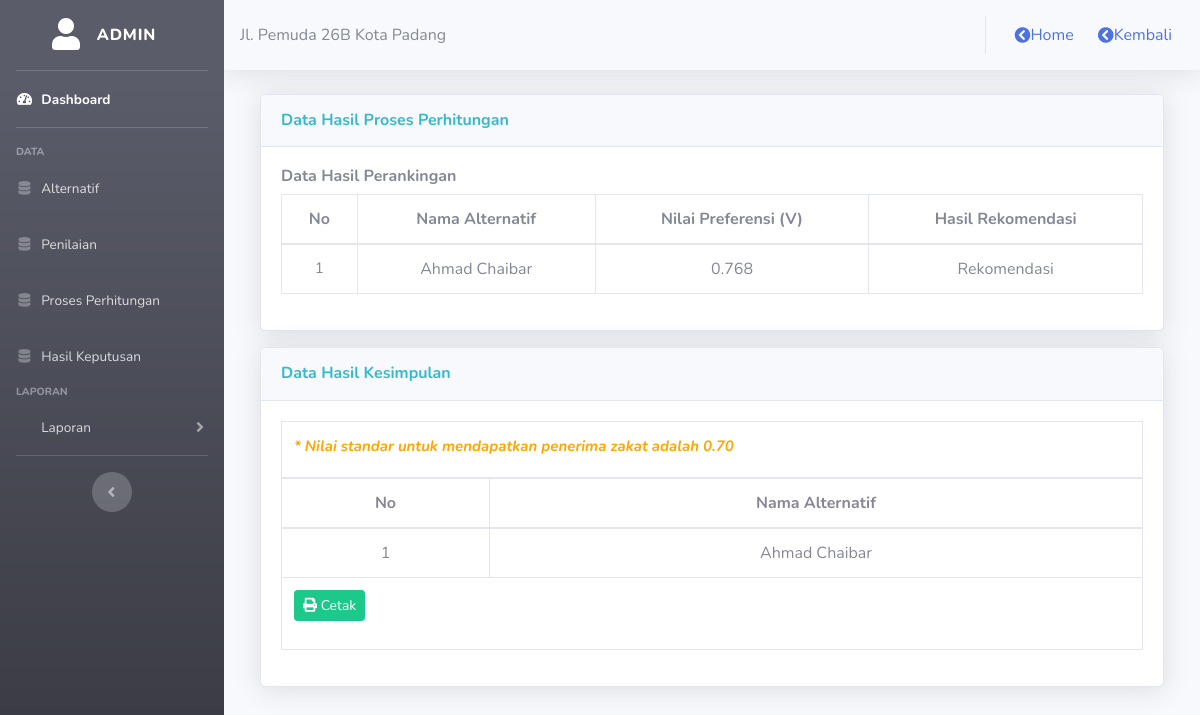
/admin/proses/hasil_keputusan.php?idp=1 (signed in), run on the app's committed database.
### tables this page shows
CREATE TABLE `hasil` (
  `id_hasil` int(11) NOT NULL,
  `id_alternatif` int(11) NOT NULL,
  `id_periode` int(11) NOT NULL,
  `hasil` double NOT NULL
);

CREATE TABLE `alternatif` (
  `id_alternatif` int(11) NOT NULL,
  `nama_alternatif` varchar(50) NOT NULL,
  `id_periode` int(11) NOT NULL
);

### admin/proses/hasil_keputusan.php (the view, shortened to what this page needs)
<?php
include("style/header.php");
include("style/sidebar.php");
$idp = $_GET['idp'];
?>
<div class="container-fluid">
	<div class="col-lg-12">
		<div class="card shadow mt-3 mb-3">
			<div class="card-header py-3">
				<h6 class="m-0 font-weight-bold text-info">Data Hasil Proses Perhitungan</h6>
			</div>
			<div class="card-body">
				<h6><b>Data Hasil Perankingan</b></h6>
				<div class="table-responsive">
					<table class="table table-bordered">
						<thead>
							<tr align="center">
								<th style="font-size: 16px;">No</th>
								<th style="font-size: 16px;">Nama Alternatif</th>
								<th style="font-size: 16px;">Nilai Preferensi (V)</th>
								<th style="font-size: 16px;">Hasil Rekomendasi</th>
							</tr>
						</thead>
						<tbody>
							<?php
							include('../../config/koneksi.php');
							$noo = 1;
							$qq = mysqli_query($konek, "SELECT * FROM hasil a LEFT JOIN alternatif b ON a.id_alternatif=b.id_alternatif WHERE a.id_periode = '$idp' ORDER BY a.hasil DESC");
							while ($dd = mysqli_fetch_assoc($qq)) {
							?>
								<tr>
									<td align="right" style="font-size: 15px; text-align: center"><?php echo $noo; ?></td>
									<td style="font-size: 16px; text-align: center"><?php echo $dd['nama_alternatif']; ?></td>
									<td style="font-size: 16px; text-align: center"><?php echo $dd['hasil']; ?></td>
									<td style="font-size: 16px; text-align: center">
										<?php
										$range = $dd['hasil'];
										if ($range >= 0.70) {
											echo "Rekomendasi";
										} else {
											echo "Tidak Rekomendasi";
										}
										?></td>
								</tr>
							<?php
								$noo++;
							}
							?>
						</tbody>
					</table>
				</div>
			</div></div>
			<div class="card shadow mt-3 mb-3">
				<div class="card-header py-3">
					<h6 class="m-0 font-weight-bold text-info">Data Hasil Kesimpulan</h6>
				</div>
				<div class="card-body">
					<table class="table table-bordered">
						<thead>
							<tr>
								<th colspan="6"><label style="font-size: 15px;"><i style="color : orange;">* Nilai standar untuk mendapatkan penerima zakat adalah 0.70</i></th>
							</tr>
							<tr align="center">
								<th style="font-size: 16px;">No</th>
								<th style="font-size: 16px;">Nama Alternatif</th>
							</tr>
						</thead>
						<tbody>
							<?php
							include('../../config/koneksi.php');
							$noo1 = 1;
							$qq = mysqli_query($konek, "SELECT * FROM hasil a LEFT JOIN alternatif b ON a.id_alternatif=b.id_alternatif WHERE a.id_periode = '$idp' AND a.hasil >= 0.70 ORDER BY a.hasil DESC");
							while ($dd = mysqli_fetch_assoc($qq)) {
							?>
								<tr>
									<td align="right" style="font-size: 16px; text-align: center"><?php echo $noo1++; ?></td>
									<td style="font-size: 16px; text-align: center"><?php echo $dd['nama_alternatif']; ?></td>
								</tr>
							<?php
							}
							?>
							<tr>
								<td colspan="6"><a target="_blank" class="btn btn-sm btn-success mb-3" href="cetak_hasil.php?idp=<?php echo $idp; ?>"><i class="fas fa-print"></i> Cetak</a></td>
							</tr>
						</tbody>
					</table>
				</div>
			</div>
		</div>
	</div>
</div>
<?php
include("style/footer.php");
?>

### data on the page
hasil: id_alternatif.nama_alternatif "Ahmad Chaibar", hasil "0.768", shows "Rekomendasi"

### other printed values
$_SESSION['username'] "ADMIN"
